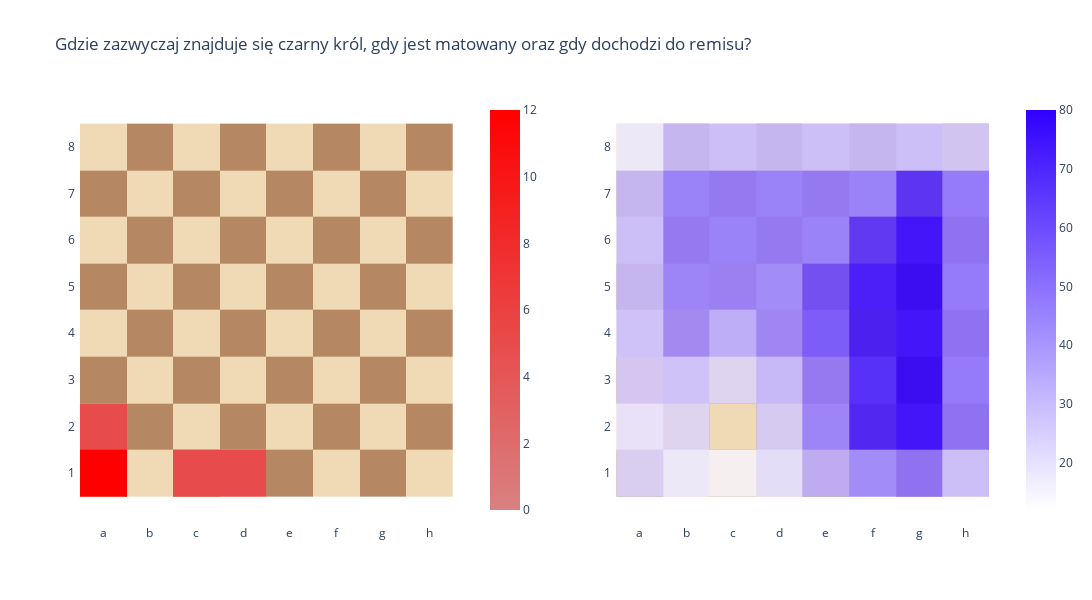

Write notebook code for a chart like this one.
### Markdown cell above
### Wykres 1

### Code cell
fig = go.Figure()

fig = make_subplots(
    rows=1, cols=2,
    horizontal_spacing=0.18
)
# Szachownica 1
fig.add_trace(go.Histogram2d(
    x=szachx,
    y=szachy,
    xbins=dict(start=0.5, end=8.5, size=1),
    ybins=dict(start=0.5, end=8.5, size=1),
    colorscale=[
        [0, '#F0D9B5'],
        [1, "#B58863"]
    ],
    showscale=False    
),row=1, col=1)


fig.add_trace(go.Histogram2d(
    x=df11["black-king-file"],
    y=df11["black-king-rank"],
    xbins=dict(start=0.5, end=8.5, size=1),
    ybins=dict(start=0.5, end=8.5, size=1),
    colorscale=[
        [0, 'rgba(0,0,0,0)'],
        [0.0001, "#D88181"],
        [1, "#ff0000"]
    ],
    showscale=True,
    colorbar=dict(
    x=0.44
)
),row=1, col=1)

# Szachownica 2
fig.add_trace(go.Histogram2d(
    x=szachx,
    y=szachy,
    xbins=dict(start=0.5, end=8.5, size=1),
    ybins=dict(start=0.5, end=8.5, size=1),
    colorscale=[
        [0, '#F0D9B5'],
        [1, "#B58863"]
    ],
    showscale=False    
),row=1, col=2)

fig.add_trace(go.Histogram2d(
    x=df12["black-king-file"],
    y=df12["black-king-rank"],
    xbins=dict(start=0.5, end=8.5, size=1),
    ybins=dict(start=0.5, end=8.5, size=1),
    opacity=0.9,
    colorscale=[
        [0, 'rgba(0,0,0,0)'],
        [0.0001, "#FFFFFF"],
        [1, "#2f00ff"]
    ],
    showscale=True,
    colorbar=dict(
    x=1.03
)
),row=1, col=2)


x_vals = [1, 2,3,4,5,6,7,8]
x_text = ['a', 'b', 'c', 'd', 'e', 'f', 'g', 'h']
y_vals = [1, 2, 3, 4, 5, 6, 7, 8]
y_text = ['1', '2', '3', '4', '5', '6', '7', '8']


fig.update_xaxes(
    tickmode='array', tickvals=x_vals, ticktext=x_text,
    showgrid=False, zeroline=False, constrain='domain',
    ticklen=2, ticks="outside", tickcolor='rgba(0,0,0,0)',
    row=1, col=1
)
fig.update_yaxes(
    tickmode='array', tickvals=y_vals, ticktext=y_text,
    showgrid=False, zeroline=False, 
    ticklen=2, ticks="outside", tickcolor='rgba(0,0,0,0)',
    scaleanchor="x", scaleratio=1,
    row=1, col=1 
)

fig.update_xaxes(
    tickmode='array', tickvals=x_vals, ticktext=x_text,
    showgrid=False, zeroline=False, constrain='domain',
    ticklen=2, ticks="outside", tickcolor='rgba(0,0,0,0)',
    row=1, col=2
)
fig.update_yaxes(
    tickmode='array', tickvals=y_vals, ticktext=y_text,
    showgrid=False, zeroline=False,
    ticklen=2, ticks="outside", tickcolor='rgba(0,0,0,0)',
    scaleanchor="x2", scaleratio=1,
    row=1, col=2
)

fig.update_layout(
    title="Gdzie zazwyczaj znajduje się czarny król, gdy jest matowany oraz gdy dochodzi do remisu?",
    width=1200, height=600,
    plot_bgcolor='rgba(0,0,0,0)',
    showlegend=False
)
fig.show()

### Figure 1 — Plotly figure (JSON) as saved in the notebook; plotly's stock layout.template omitted (floating-point values rounded to 4 significant figures; data arrays with more than 128 entries replaced by an {"elided": "..."} marker saying what was removed)
{"data": [{"colorscale": [[0, "#F0D9B5"], [1, "#B58863"]], "showscale": false, "type": "histogram2d", "x": [1, 1, 1, 1, 2, 2, 2, 2, 3, 3, 3, 3, 4, 4, 4, 4, 5, 5, 5, 5, 6, 6, 6, 6, 7, 7, 7, 7, 8, 8, 8, 8], "xaxis": "x", "xbins": {"end": 8.5, "size": 1, "start": 0.5}, "y": [1, 3, 5, 7, 2, 4, 6, 8, 1, 3, 5, 7, 2, 4, 6, 8, 1, 3, 5, 7, 2, 4, 6, 8, 1, 3, 5, 7, 2, 4, 6, 8], "yaxis": "y", "ybins": {"end": 8.5, "size": 1, "start": 0.5}}, {"colorbar": {"x": 0.44}, "colorscale": [[0, "rgba(0,0,0,0)"], [0.0001, "#D88181"], [1, "#ff0000"]], "showscale": true, "type": "histogram2d", "x": [1.0, 1.0, 1.0, 1.0, 1.0, 1.0, 1.0, 1.0, 1.0, 1.0, 1.0, 1.0, 1.0, 1.0, 1.0, 1.0, 1.0, 3.0, 3.0, 3.0, 3.0, 3.0, 4.0, 4.0, 4.0, 4.0, 4.0], "xaxis": "x", "xbins": {"end": 8.5, "size": 1, "start": 0.5}, "y": [1.0, 1.0, 1.0, 1.0, 1.0, 1.0, 1.0, 1.0, 2.0, 1.0, 2.0, 1.0, 2.0, 1.0, 2.0, 1.0, 2.0, 1.0, 1.0, 1.0, 1.0, 1.0, 1.0, 1.0, 1.0, 1.0, 1.0], "yaxis": "y", "ybins": {"end": 8.5, "size": 1, "start": 0.5}}, {"colorscale": [[0, "#F0D9B5"], [1, "#B58863"]], "showscale": false, "type": "histogram2d", "x": [1, 1, 1, 1, 2, 2, 2, 2, 3, 3, 3, 3, 4, 4, 4, 4, 5, 5, 5, 5, 6, 6, 6, 6, 7, 7, 7, 7, 8, 8, 8, 8], "xaxis": "x2", "xbins": {"end": 8.5, "size": 1, "start": 0.5}, "y": [1, 3, 5, 7, 2, 4, 6, 8, 1, 3, 5, 7, 2, 4, 6, 8, 1, 3, 5, 7, 2, 4, 6, 8, 1, 3, 5, 7, 2, 4, 6, 8], "yaxis": "y2", "ybins": {"end": 8.5, "size": 1, "start": 0.5}}, {"colorbar": {"x": 1.03}, "colorscale": [[0, "rgba(0,0,0,0)"], [0.0001, "#FFFFFF"], [1, "#2f00ff"]], "opacity": 0.9, "showscale": true, "type": "histogram2d", "x": {"elided": "2796 float values"}, "xaxis": "x2", "xbins": {"end": 8.5, "size": 1, "start": 0.5}, "y": {"elided": "2796 float values"}, "yaxis": "y2", "ybins": {"end": 8.5, "size": 1, "start": 0.5}}], "layout": {"height": 600, "plot_bgcolor": "rgba(0,0,0,0)", "showlegend": false, "title": {"text": "Gdzie zazwyczaj znajduje się czarny król, gdy jest matowany oraz gdy dochodzi do remisu?"}, "width": 1200, "xaxis": {"anchor": "y", "constrain": "domain", "domain": [0, 0.41], "showgrid": false, "tickcolor": "rgba(0,0,0,0)", "ticklen": 2, "tickmode": "array", "ticks": "outside", "ticktext": ["a", "b", "c", "d", "e", "f", "g", "h"], "tickvals": [1, 2, 3, 4, 5, 6, 7, 8], "zeroline": false}, "xaxis2": {"anchor": "y2", "constrain": "domain", "domain": [0.59, 1], "showgrid": false, "tickcolor": "rgba(0,0,0,0)", "ticklen": 2, "tickmode": "array", "ticks": "outside", "ticktext": ["a", "b", "c", "d", "e", "f", "g", "h"], "tickvals": [1, 2, 3, 4, 5, 6, 7, 8], "zeroline": false}, "yaxis": {"anchor": "x", "domain": [0, 1], "scaleanchor": "x", "scaleratio": 1, "showgrid": false, "tickcolor": "rgba(0,0,0,0)", "ticklen": 2, "tickmode": "array", "ticks": "outside", "ticktext": ["1", "2", "3", "4", "5", "6", "7", "8"], "tickvals": [1, 2, 3, 4, 5, 6, 7, 8], "zeroline": false}, "yaxis2": {"anchor": "x2", "domain": [0, 1], "scaleanchor": "x2", "scaleratio": 1, "showgrid": false, "tickcolor": "rgba(0,0,0,0)", "ticklen": 2, "tickmode": "array", "ticks": "outside", "ticktext": ["1", "2", "3", "4", "5", "6", "7", "8"], "tickvals": [1, 2, 3, 4, 5, 6, 7, 8], "zeroline": false}}}
